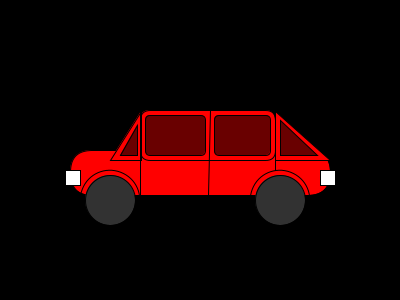
Frame 1 (no input)
Frame 60 (the mouse pressed at the canvas centre just before this capture): identical to frame 1, image omitted
Frame 120 (the mouse held since frame 60 and released just before this capture): identical to frame 1, image omitted

The Processing sketch that drew this single still picture (run headless with seeded random() and noise(); from frame 60 on, the mouse is pressed at the canvas centre):

// Processing sketch: Auto_deportivo
// ── Auto_deportivo.pde
void setup() {
  size(400, 300);
  background(0);
  
  // carroceria
  fill(255, 0, 0);
  rect(70, 150, 260, 45, 95);
  rect(140, 110, 135, 50, 10);
  triangle(141, 111, 141, 160, 110, 160);
  triangle(275, 111, 275, 160, 330, 160);
  line(140, 110, 140, 195);
  line(210, 110, 208, 195);
  line(275, 110, 275, 170);
  noFill();
  arc(280, 200, 60, 60, 90, 180);
  arc(110, 200, 60, 60, 90, 180);

  // ruedas
  fill(50);
  circle(110, 200, 50);
  circle(280, 200, 50);
  
   
  
  // ventanas
  fill(0, 150);
  triangle(137, 125, 137, 155, 120, 155);
  rect(145, 115, 60, 40, 5);
  rect(214, 115, 56, 40, 5);
  triangle(280, 120, 280, 155, 317, 155);
  
  // Detalles
  fill(255);
  rect(65, 170, 15, 15);
  rect(320, 170, 15, 15);
}

void draw() {
 //todavia no lo termine! supuestamente era un renault 12 profe!!!
}
